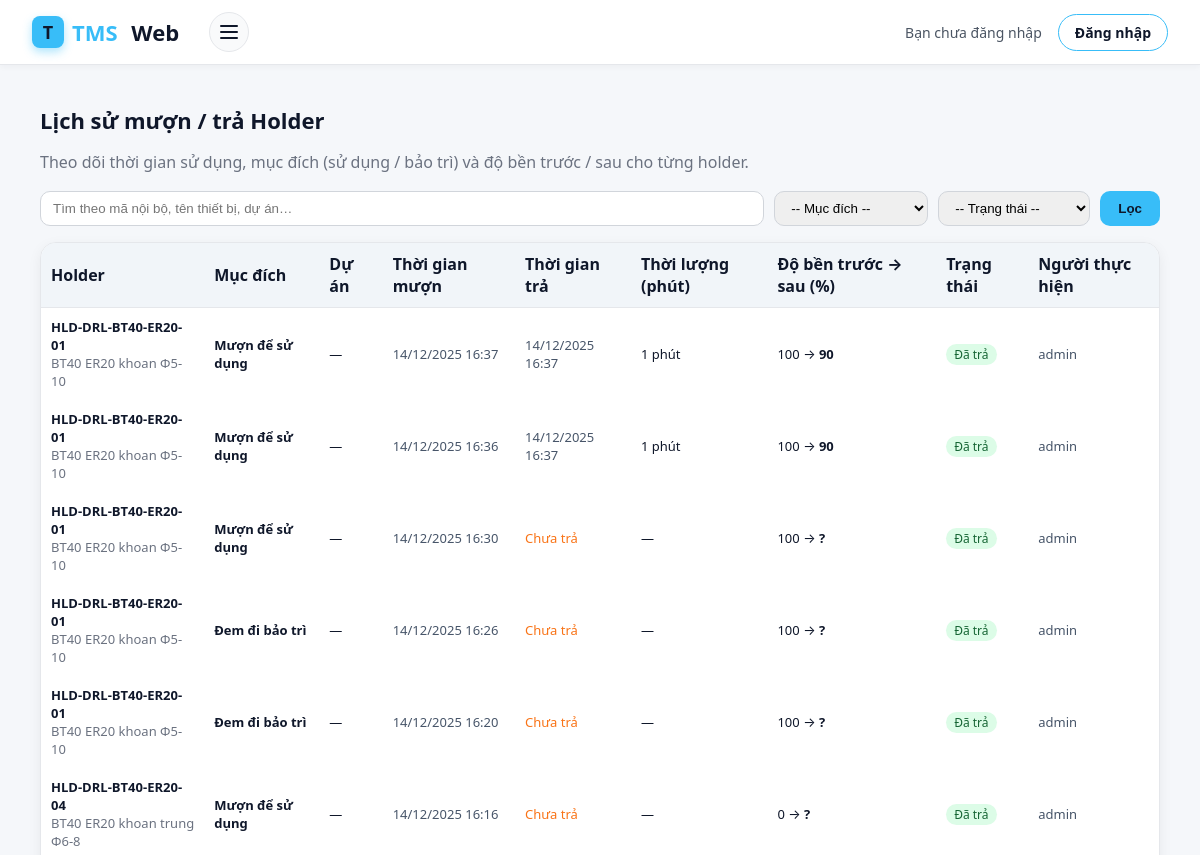
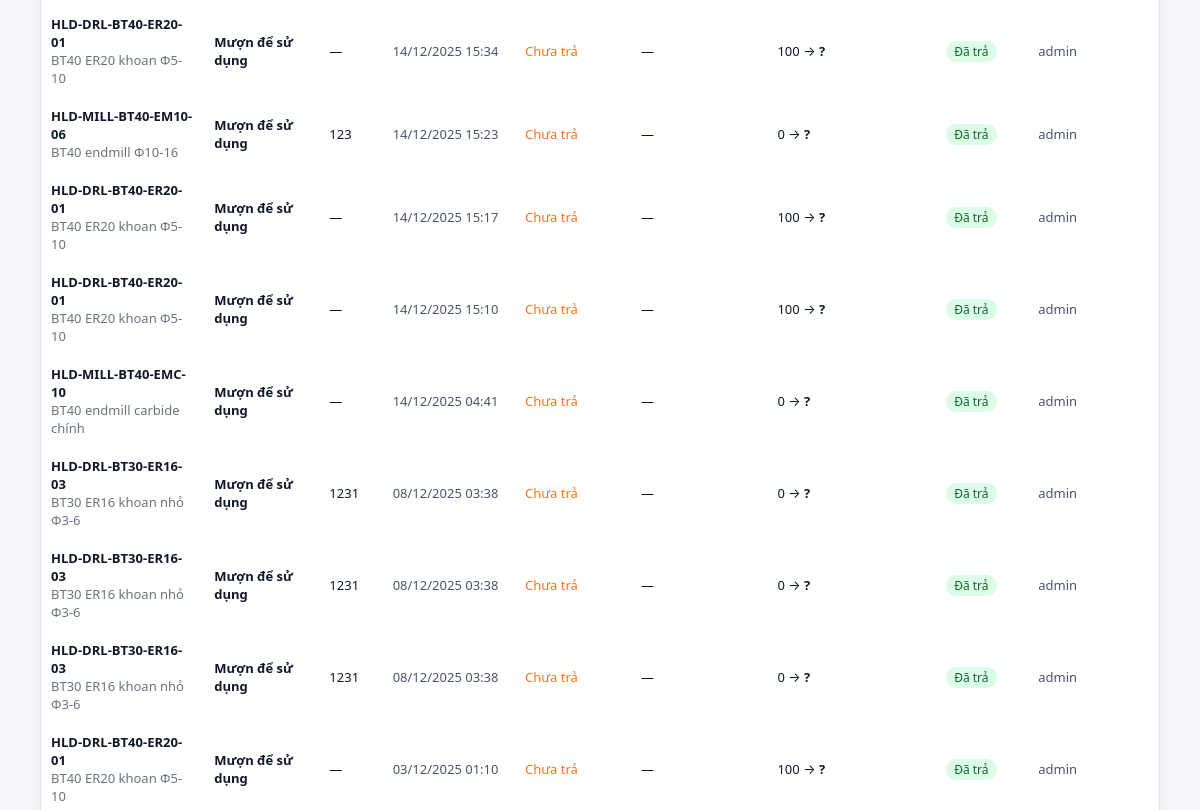
/holder-muontra/history/ (upper part), run on an earlier commit of the app's database (2 pictures, top to bottom).
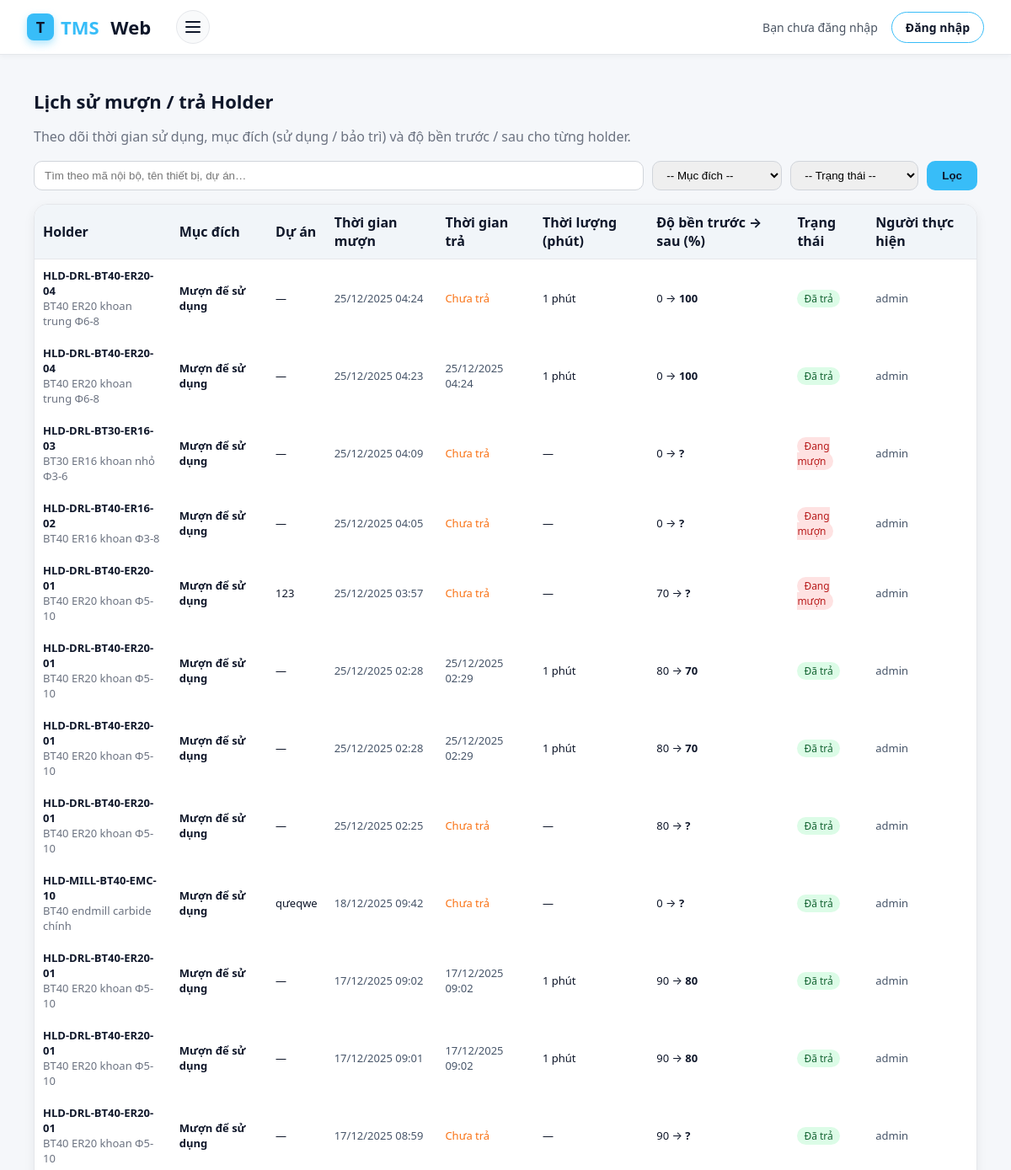
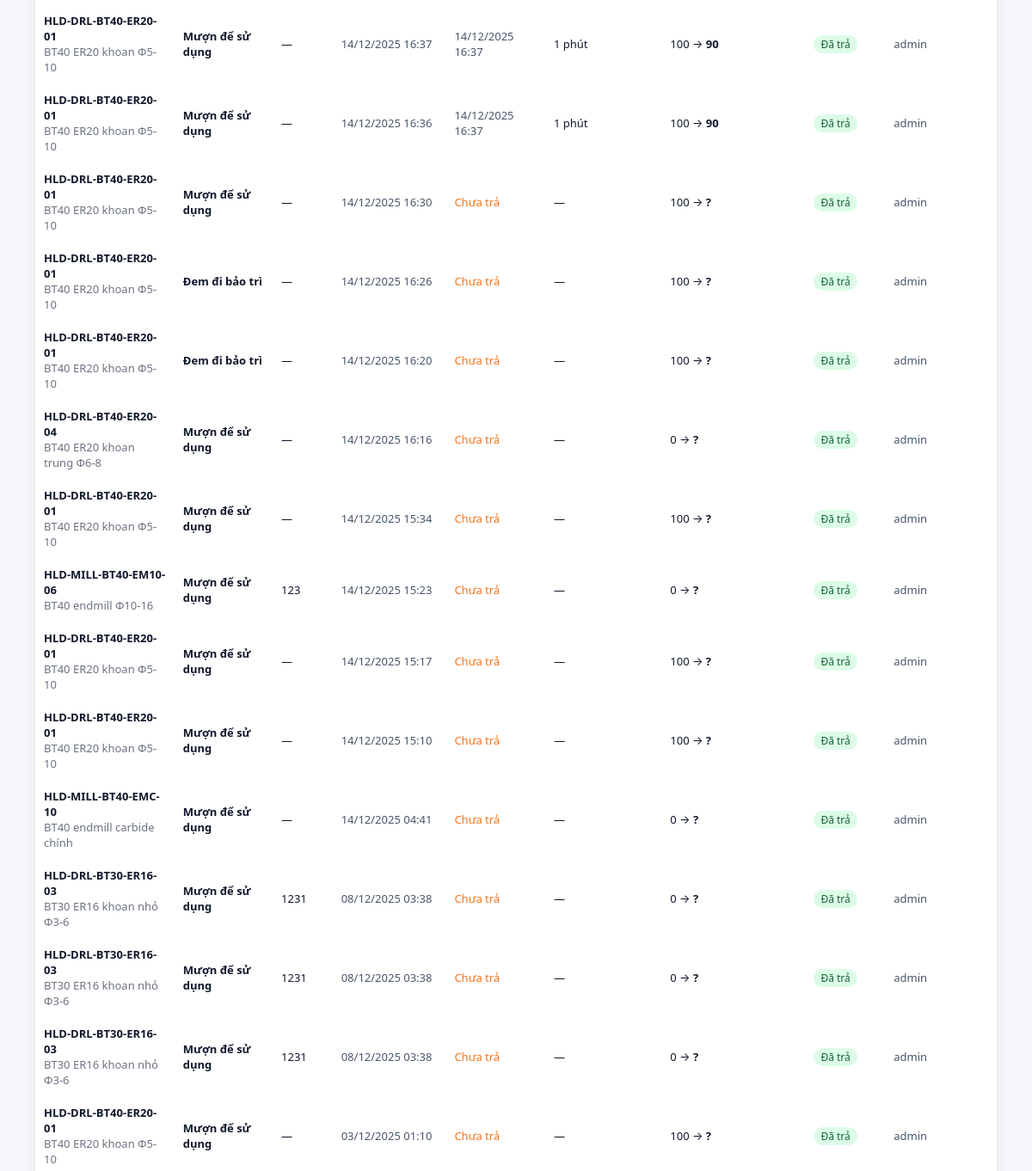
And on a later commit of the database (2 pictures, top to bottom).
### holder_muontra/models.py (models this page shows, shortened)
class HolderHistory(models.Model):
    MUC_DICH_CHOICES = [
        ("SU_DUNG", "Mượn để sử dụng"),
        ("BAO_TRI", "Đem đi bảo trì"),
    ]
    TRANG_THAI_CHOICES = [
    ("PENDING", "Đang chờ tủ xử lý"),
    ("SUCCESS", "Thành công"),
    ("FAILED", "Thất bại"),
    ("DANG_MUON", "Đang mượn"),
    ("DA_TRA", "Đã trả"),
]
    holder = models.ForeignKey(
        Holder,
        on_delete=models.CASCADE,
        related_name="histories",
        verbose_name="Holder",
    )
    ten_thiet_bi_snapshot = models.CharField(
        max_length=200,
        blank=True,
        verbose_name="Tên thiết bị (snapshot)",
        help_text="Copy từ Holder.ten_thiet_bi tại thời điểm mượn",
    )
    ma_noi_bo_snapshot = models.CharField(
        max_length=50,
        blank=True,
        verbose_name="Mã nội bộ (snapshot)",
        help_text="Copy từ Holder.ma_noi_bo tại thời điểm mượn",
    )
    muc_dich = models.CharField(
        max_length=20,
        choices=MUC_DICH_CHOICES,
        verbose_name="Mục đích mượn",
    )
    du_an = models.CharField(
        max_length=100,
        blank=True,
        verbose_name="Dự án / lệnh sản xuất",
    )
    mo_ta = models.TextField(
        blank=True,
        verbose_name="Mô tả chi tiết / ghi chú",
    )
    nguoi_thuc_hien = models.ForeignKey(
        User,
        null=True,
        blank=True,
        on_delete=models.SET_NULL,
        related_name="holder_history_actions",
        verbose_name="Người thực hiện",
    )
    thoi_gian_muon = models.DateTimeField(
        auto_now_add=True,
        verbose_name="Thời gian mượn",
    )
    thoi_gian_tra = models.DateTimeField(
        null=True,
        blank=True,
        verbose_name="Thời gian trả",
    )
    thoi_luong_phut = models.PositiveIntegerField(
        null=True,
        blank=True,
        verbose_name="Thời lượng sử dụng (phút)",
    )
    mon_truoc = models.PositiveIntegerField(
        null=True,
        blank=True,
        verbose_name="% độ bền trước khi mượn",
        help_text="Từ Holder.mon tại thời điểm mượn (0–100)",
    )
    mon_sau = models.PositiveIntegerField(
        null=True,
        blank=True,
        verbose_name="% độ bền sau khi trả",
        help_text="Sau khi trừ hao / reset bảo trì (0–100)",
    )
    trang_thai = models.CharField(
    max_length=20,
    choices=TRANG_THAI_CHOICES,
    default="PENDING"
)
    ly_do_fail = models.CharField(max_length=255, blank=True, default="")
    tx_id = models.BigIntegerField(null=True, blank=True, db_index=True)
    created_at = models.DateTimeField(
        auto_now_add=True,
        verbose_name="Tạo lúc",
    )
    updated_at = models.DateTimeField(
        auto_now=True,
        verbose_name="Cập nhật lúc",
    )
    class Meta:
        verbose_name = "Lịch sử mượn holder"
        verbose_name_plural = "Lịch sử mượn holder"
        ordering = ["-thoi_gian_muon"]

### holder/models.py (models this page shows, shortened)
class Holder(models.Model):
    ten_thiet_bi = models.CharField(max_length=200)
    nhom_thiet_bi = models.CharField(max_length=100)
    ma_noi_bo = models.CharField(max_length=50, unique=True)
    ma_nha_sx = models.CharField(max_length=100)
    loai_holder = models.CharField(max_length=100, blank=True, null=True)
    so_serial = models.CharField(max_length=100, blank=True, null=True)
    rfid = models.CharField(
    max_length=32,
    unique=True,
    blank=True,
    null=True,
    db_index=True,
    validators=[
        RegexValidator(
            regex=r"^[0-9A-Fa-f]+$",
            message="RFID chỉ gồm ký tự HEX (0-9, A-F).",
        )
    ],
    help_text="Mã RFID của holder (UID tag), ví dụ: A1B2C3D4",
)
    nha_san_xuat = models.CharField(max_length=100, blank=True, null=True)
    nha_cung_cap = models.CharField(max_length=150, blank=True, null=True)
    nguoi_quan_ly = models.CharField(max_length=100, blank=True, null=True)
    TRANG_THAI_CHOICES = [
        ("san_sang", "Sẵn sàng"),
        ("dang_duoc_muon", "Đang được mượn"),
        ("dang_bao_tri", "Đang bảo trì"),
        ("ngung_su_dung", "Ngừng sử dụng"),
    ]
    trang_thai_tai_san = models.CharField(
        max_length=20,
        choices=TRANG_THAI_CHOICES,
        default="san_sang",
    )
    chuan_ga = models.CharField(max_length=50, blank=True, null=True)
    loai_kep = models.CharField(max_length=50, blank=True, null=True)
    chieu_dai_lam_viec = models.DecimalField(
        max_digits=6, decimal_places=2, blank=True, null=True
    )
    duong_kinh_kep_max = models.DecimalField(
        max_digits=6, decimal_places=2, blank=True, null=True
    )
    tu = models.CharField(max_length=50, blank=True, null=True)
    ngan = models.CharField(max_length=50, blank=True, null=True)
    may_uu_tien = models.CharField(max_length=200, blank=True, null=True)
    ngay_nhap_kho = models.DateField(blank=True, null=True)
    gia_tri_mua = models.BigIntegerField(blank=True, null=True)
    chu_ky_kiem_tra = models.CharField(max_length=100, blank=True, null=True)
    lan_kiem_tra_gan_nhat = models.DateField(blank=True, null=True)
    so_lan_ga_thao = models.IntegerField(blank=True, null=True)
    danh_gia_gan_nhat = models.TextField(blank=True, null=True)
    cv = models.DecimalField(  # Độ cứng vững
        max_digits=4, decimal_places=1, blank=True, null=True
    )
    dx = models.DecimalField(  # Độ chính xác gá kẹp
        max_digits=4, decimal_places=1, blank=True, null=True
    )
    mon = models.IntegerField(blank=True, null=True)  # % mòn
    tan_suat = models.IntegerField(blank=True, null=True)  # lần/tháng
    ld = models.DecimalField(  # chiều dài nhô dao
        max_digits=6, decimal_places=2, blank=True, null=True
    )
    ket_luan_fuzzy = models.TextField(blank=True, null=True)
    tool_khuyen_dung = models.ManyToManyField(
        'tool.tool',          # hoặc 'Tool' nếu cùng app
        blank=True,
        related_name='holders_khuyen_dung',
        help_text="Các tool tương thích & khuyên dùng với holder này"
    )
    ma_nhom_tuong_thich = models.CharField(
        max_length=50,
        blank=True,
        null=True,
        help_text="Nếu 2 holder có cùng mã này thì coi như tương thích / thay thế cho nhau"
    )
    created_at = models.DateTimeField(auto_now_add=True)

### holder_muontra/views.py (the view)
# urls.py: path("history/", views.history_holder, name="history_holder"),
def history_holder(request):
    q = request.GET.get("q", "").strip()
    muc_dich = request.GET.get("muc_dich", "")
    trang_thai = request.GET.get("trang_thai", "")
    histories = (
        HolderHistory.objects
        .select_related("holder", "nguoi_thuc_hien")
        .order_by("-thoi_gian_muon")
    )
    if q:
        histories = histories.filter(
            Q(holder__ma_noi_bo__icontains=q)
            | Q(holder__ten_thiet_bi__icontains=q)
            | Q(du_an__icontains=q)
        )
    if muc_dich:
        histories = histories.filter(muc_dich=muc_dich)
    if trang_thai:
        histories = histories.filter(trang_thai=trang_thai)
    return render(request, "holder_history.html", {
        "histories": histories,
        "q": q,
        "muc_dich": muc_dich,
        "trang_thai": trang_thai,
        "MUC_DICH_CHOICES": HolderHistory.MUC_DICH_CHOICES,
        "TRANG_THAI_CHOICES": HolderHistory.TRANG_THAI_CHOICES,
    })

### templates/holder_history.html (shortened to what the changed rows need)
{% extends "base.html" %}
{% block content %}
<div style="max-width:1120px;margin:20px auto;">
  <h2 style="font-size:22px;font-weight:700;margin-bottom:6px;">
    Lịch sử mượn / trả Holder
  </h2>
  <div style="
    background:#ffffff;
    border-radius:16px;
    border:1px solid #e5e7eb;
    box-shadow:0 4px 14px rgba(15,23,42,0.06);
    overflow:auto;
  ">
    <table style="width:100%;border-collapse:collapse;min-width:960px;">
      <thead>
        <tr style="background:#f1f5f9;">
          <th style="padding:10px;border-bottom:1px solid #e5e7eb;text-align:left;">Holder</th>
          <th style="padding:10px;border-bottom:1px solid #e5e7eb;text-align:left;">Mục đích</th>
          <th style="padding:10px;border-bottom:1px solid #e5e7eb;text-align:left;">Dự án</th>
          <th style="padding:10px;border-bottom:1px solid #e5e7eb;text-align:left;">Thời gian mượn</th>
          <th style="padding:10px;border-bottom:1px solid #e5e7eb;text-align:left;">Thời gian trả</th>
          <th style="padding:10px;border-bottom:1px solid #e5e7eb;text-align:left;">Thời lượng (phút)</th>
          <th style="padding:10px;border-bottom:1px solid #e5e7eb;text-align:left;">Độ bền trước → sau (%)</th>
          <th style="padding:10px;border-bottom:1px solid #e5e7eb;text-align:left;">Trạng thái</th>
          <th style="padding:10px;border-bottom:1px solid #e5e7eb;text-align:left;">Người thực hiện</th>
        </tr>
      </thead>
      <tbody>
        {% if histories %}
          {% for h in histories %}
          <tr>
            <td style="padding:10px;font-size:13px;">
              <strong>{{ h.ma_noi_bo_snapshot|default:h.holder.ma_noi_bo }}</strong><br>
              <span style="color:#6b7280;">
                {{ h.ten_thiet_bi_snapshot|default:h.holder.ten_thiet_bi }}
              </span>
            </td>
            <td style="padding:10px;font-size:13px;font-weight:600;">
              {{ h.get_muc_dich_display }}
            </td>
            <td style="padding:10px;font-size:13px;">
              {{ h.du_an|default:"—" }}
            </td>
            <td style="padding:10px;font-size:13px;color:#475569;">
              {{ h.thoi_gian_muon|date:"d/m/Y H:i" }}
            </td>
            <td style="padding:10px;font-size:13px;color:#475569;">
              {% if h.thoi_gian_tra %}
                {{ h.thoi_gian_tra|date:"d/m/Y H:i" }}
              {% else %}
                <span style="color:#f97316;">Chưa trả</span>
              {% endif %}
            </td>
            <td style="padding:10px;font-size:13px;">
              {% if h.thoi_luong_phut %}
                {{ h.thoi_luong_phut }} phút
              {% else %}
                —
              {% endif %}
            </td>
            <td style="padding:10px;font-size:13px;">
              {% if h.mon_truoc is not None or h.mon_sau is not None %}
                {{ h.mon_truoc|default_if_none:"?" }} →
                <strong>{{ h.mon_sau|default_if_none:"?" }}</strong>
              {% else %}
                —
              {% endif %}
            </td>
            <td style="padding:10px;font-size:13px;">
              {% if h.trang_thai == "DANG_MUON" %}
                <span style="padding:2px 8px;border-radius:999px;font-size:12px;background:#fee2e2;color:#b91c1c;">
                  Đang mượn
                </span>
              {% else %}
                <span style="padding:2px 8px;border-radius:999px;font-size:12px;background:#dcfce7;color:#166534;">
                  Đã trả
                </span>
              {% endif %}
            </td>
            <td style="padding:10px;font-size:13px;color:#475569;">
              {{ h.nguoi_thuc_hien|default:"—" }}
            </td>
          </tr>
          {% endfor %}
        {% else %}
          <tr>
            <td colspan="9" style="padding:14px;text-align:center;color:#94a3b8;">
              Chưa có lịch sử mượn / trả nào.
            </td>
          </tr>
        {% endif %}
      </tbody>
    </table>
  </div>
</div>
{% endblock %}

What changed in the data, as far as the page shows it:
added HolderHistory: ma_noi_bo_snapshot "HLD-DRL-BT40-ER20-04", ten_thiet_bi_snapshot "BT40 ER20 khoan trung Φ6-8", muc_dich "Mượn để sử dụng", du_an "—", thoi_gian_muon "25/12/2025 04:24", shows "Chưa trả", thoi_luong_phut "1", mon_truoc "0", mon_sau "100", trang_thai "Đã trả", nguoi_thuc_hien "admin"
added HolderHistory: ma_noi_bo_snapshot "HLD-DRL-BT40-ER20-04", ten_thiet_bi_snapshot "BT40 ER20 khoan trung Φ6-8", muc_dich "Mượn để sử dụng", du_an "—", thoi_gian_muon "25/12/2025 04:23", thoi_gian_tra "25/12/2025 04:24", thoi_luong_phut "1", mon_truoc "0", mon_sau "100", trang_thai "Đã trả", nguoi_thuc_hien "admin"
added HolderHistory: ma_noi_bo_snapshot "HLD-DRL-BT30-ER16-03", ten_thiet_bi_snapshot "BT30 ER16 khoan nhỏ Φ3-6", muc_dich "Mượn để sử dụng", du_an "—", thoi_gian_muon "25/12/2025 04:09", shows "Chưa trả", mon_truoc "0", mon_sau "?", trang_thai "Đang mượn", nguoi_thuc_hien "admin"
added HolderHistory: ma_noi_bo_snapshot "HLD-DRL-BT40-ER16-02", ten_thiet_bi_snapshot "BT40 ER16 khoan Φ3-8", muc_dich "Mượn để sử dụng", du_an "—", thoi_gian_muon "25/12/2025 04:05", shows "Chưa trả", mon_truoc "0", mon_sau "?", trang_thai "Đang mượn", nguoi_thuc_hien "admin"
added HolderHistory: ma_noi_bo_snapshot "HLD-DRL-BT40-ER20-01", ten_thiet_bi_snapshot "BT40 ER20 khoan Φ5-10", muc_dich "Mượn để sử dụng", du_an "123", thoi_gian_muon "25/12/2025 03:57", shows "Chưa trả", mon_truoc "70", mon_sau "?", trang_thai "Đang mượn", nguoi_thuc_hien "admin"
added HolderHistory: ma_noi_bo_snapshot "HLD-DRL-BT40-ER20-01", ten_thiet_bi_snapshot "BT40 ER20 khoan Φ5-10", muc_dich "Mượn để sử dụng", du_an "—", thoi_gian_muon "25/12/2025 02:28", thoi_gian_tra "25/12/2025 02:29", thoi_luong_phut "1", mon_truoc "80", mon_sau "70", trang_thai "Đã trả", nguoi_thuc_hien "admin"
added HolderHistory: ma_noi_bo_snapshot "HLD-DRL-BT40-ER20-01", ten_thiet_bi_snapshot "BT40 ER20 khoan Φ5-10", muc_dich "Mượn để sử dụng", du_an "—", thoi_gian_muon "25/12/2025 02:28", thoi_gian_tra "25/12/2025 02:29", thoi_luong_phut "1", mon_truoc "80", mon_sau "70", trang_thai "Đã trả", nguoi_thuc_hien "admin"
added HolderHistory: ma_noi_bo_snapshot "HLD-DRL-BT40-ER20-01", ten_thiet_bi_snapshot "BT40 ER20 khoan Φ5-10", muc_dich "Mượn để sử dụng", du_an "—", thoi_gian_muon "25/12/2025 02:25", shows "Chưa trả", mon_truoc "80", mon_sau "?", trang_thai "Đã trả", nguoi_thuc_hien "admin"
added HolderHistory: ma_noi_bo_snapshot "HLD-MILL-BT40-EMC-10", ten_thiet_bi_snapshot "BT40 endmill carbide chính", muc_dich "Mượn để sử dụng", du_an "qưeqwe", thoi_gian_muon "18/12/2025 09:42", shows "Chưa trả", mon_truoc "0", mon_sau "?", trang_thai "Đã trả", nguoi_thuc_hien "admin"
added HolderHistory: ma_noi_bo_snapshot "HLD-DRL-BT40-ER20-01", ten_thiet_bi_snapshot "BT40 ER20 khoan Φ5-10", muc_dich "Mượn để sử dụng", du_an "—", thoi_gian_muon "17/12/2025 09:02", thoi_gian_tra "17/12/2025 09:02", thoi_luong_phut "1", mon_truoc "90", mon_sau "80", trang_thai "Đã trả", nguoi_thuc_hien "admin"
added HolderHistory: ma_noi_bo_snapshot "HLD-DRL-BT40-ER20-01", ten_thiet_bi_snapshot "BT40 ER20 khoan Φ5-10", muc_dich "Mượn để sử dụng", du_an "—", thoi_gian_muon "17/12/2025 09:01", thoi_gian_tra "17/12/2025 09:02", thoi_luong_phut "1", mon_truoc "90", mon_sau "80", trang_thai "Đã trả", nguoi_thuc_hien "admin"
added HolderHistory: ma_noi_bo_snapshot "HLD-DRL-BT40-ER20-01", ten_thiet_bi_snapshot "BT40 ER20 khoan Φ5-10", muc_dich "Mượn để sử dụng", du_an "—", thoi_gian_muon "17/12/2025 08:59", shows "Chưa trả", mon_truoc "90", mon_sau "?", trang_thai "Đã trả", nguoi_thuc_hien "admin"
